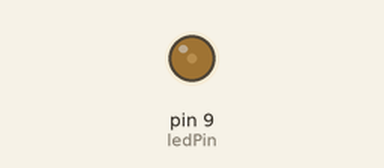
A sketch run on a simulated Arduino Uno, built with avr-gcc and run on an emulated ATmega328P. Parts: output pins drawn as LEDs (lit = HIGH).

Above: at 0.05 s.
At 8.45 s:
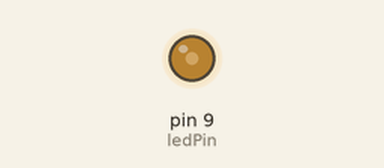
At 16.95 s:
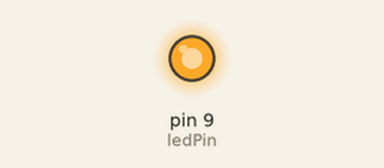
Timing chart, 0 to 22.1 s (numbered marks = the images above):
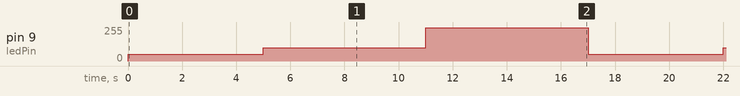

Measured:
- by itself, pin 9 (ledPin): repeats every 17.0 s: 100/255 6.0 s, 250/255 6.0 s, 50/255 5.0 s

The sketch:

led_pwm.ino
```cpp
const int ledPin = 9; // Pin PWM (3, 5, 6, 9, 10 u 11)

void setup() {
  pinMode(ledPin, OUTPUT);
}

void loop() {
  analogWrite(ledPin, 50);
  delay(5000);

  analogWrite(ledPin, 100);
  delay(6000);

  analogWrite(ledPin, 250);
  delay(6000);
/*
  analogWrite(ledPin, 200);
  delay(3000);

  analogWrite(ledPin, 200);
  delay(3000);

  analogWrite(ledPin, 250);
  delay(3000);

  analogWrite(ledPin, 150);
  delay(3000);

  analogWrite(ledPin, 0);
  delay(3000); */
}
```
